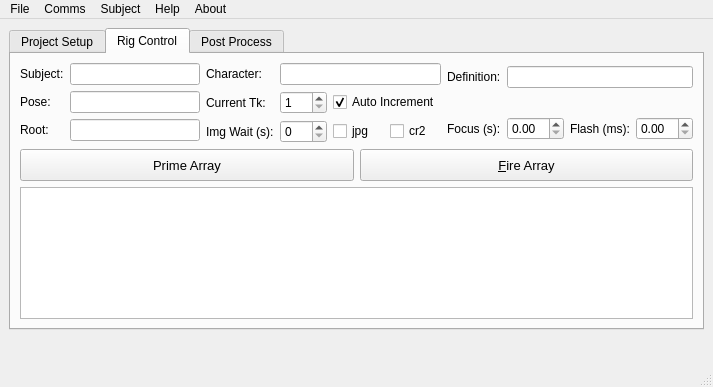
<?xml version="1.0" encoding="UTF-8"?>
<ui version="4.0">
 <class>MainWindow_bbTriggerBoxx</class>
 <widget class="QMainWindow" name="MainWindow_bbTriggerBoxx">
  <property name="geometry">
   <rect>
    <x>0</x>
    <y>0</y>
    <width>713</width>
    <height>387</height>
   </rect>
  </property>
  <property name="windowTitle">
   <string>ByteBoxx::TRIGGERBOXX control v1.01</string>
  </property>
  <widget class="QWidget" name="centralwidget">
   <layout class="QVBoxLayout" name="verticalLayout_4">
    <item>
     <widget class="QTabWidget" name="tabWidget_master">
      <property name="currentIndex">
       <number>1</number>
      </property>
      <widget class="QWidget" name="tab_project">
       <attribute name="title">
        <string>Project Setup</string>
       </attribute>
       <layout class="QVBoxLayout" name="verticalLayout">
        <item>
         <layout class="QHBoxLayout" name="horizontalLayout_3">
          <item>
           <widget class="QRadioButton" name="radioButton_mesh">
            <property name="text">
             <string>Mesh Session</string>
            </property>
           </widget>
          </item>
          <item>
           <widget class="QRadioButton" name="radioButton_texture">
            <property name="text">
             <string>Texture Session</string>
            </property>
           </widget>
          </item>
          <item>
           <spacer name="horizontalSpacer_2">
            <property name="orientation">
             <enum>Qt::Horizontal</enum>
            </property>
            <property name="sizeHint" stdset="0">
             <size>
              <width>298</width>
              <height>20</height>
             </size>
            </property>
           </spacer>
          </item>
         </layout>
        </item>
        <item>
         <widget class="QTreeView" name="treeView_diskMap">
          <property name="enabled">
           <bool>true</bool>
          </property>
         </widget>
        </item>
       </layout>
      </widget>
      <widget class="QWidget" name="tab_control">
       <attribute name="title">
        <string>Rig Control</string>
       </attribute>
       <layout class="QGridLayout" name="gridLayout_4">
        <item row="0" column="0">
         <layout class="QGridLayout" name="gridLayout">
          <item row="0" column="0">
           <widget class="QLabel" name="label">
            <property name="text">
             <string>Subject:</string>
            </property>
            <property name="buddy">
             <cstring>lineEdit_subject</cstring>
            </property>
           </widget>
          </item>
          <item row="0" column="1">
           <widget class="QLineEdit" name="lineEdit_subject">
            <property name="readOnly">
             <bool>true</bool>
            </property>
           </widget>
          </item>
          <item row="1" column="0">
           <widget class="QLabel" name="label_2">
            <property name="text">
             <string>Pose:</string>
            </property>
            <property name="buddy">
             <cstring>lineEdit_pose</cstring>
            </property>
           </widget>
          </item>
          <item row="1" column="1">
           <widget class="QLineEdit" name="lineEdit_pose"/>
          </item>
          <item row="2" column="0">
           <widget class="QLabel" name="label_6">
            <property name="text">
             <string>Root:</string>
            </property>
            <property name="buddy">
             <cstring>lineEdit_photoDownload</cstring>
            </property>
           </widget>
          </item>
          <item row="2" column="1">
           <widget class="QLineEdit" name="lineEdit_photoDownload">
            <property name="minimumSize">
             <size>
              <width>91</width>
              <height>0</height>
             </size>
            </property>
           </widget>
          </item>
         </layout>
        </item>
        <item row="0" column="1">
         <layout class="QGridLayout" name="gridLayout_2">
          <item row="0" column="0">
           <widget class="QLabel" name="label_3">
            <property name="text">
             <string>Character:</string>
            </property>
            <property name="buddy">
             <cstring>lineEdit_character</cstring>
            </property>
           </widget>
          </item>
          <item row="0" column="1" colspan="3">
           <widget class="QLineEdit" name="lineEdit_character">
            <property name="readOnly">
             <bool>true</bool>
            </property>
           </widget>
          </item>
          <item row="1" column="0">
           <widget class="QLabel" name="label_5">
            <property name="text">
             <string>Current Tk:</string>
            </property>
            <property name="buddy">
             <cstring>spinBox_take</cstring>
            </property>
           </widget>
          </item>
          <item row="1" column="1">
           <widget class="QSpinBox" name="spinBox_take">
            <property name="frame">
             <bool>true</bool>
            </property>
            <property name="minimum">
             <number>1</number>
            </property>
           </widget>
          </item>
          <item row="1" column="2" colspan="2">
           <widget class="QCheckBox" name="checkBox_inc">
            <property name="text">
             <string>Auto Increment</string>
            </property>
            <property name="checked">
             <bool>true</bool>
            </property>
           </widget>
          </item>
          <item row="2" column="0">
           <widget class="QLabel" name="label_10">
            <property name="text">
             <string>Img Wait (s):</string>
            </property>
            <property name="buddy">
             <cstring>spinBox_imgWait</cstring>
            </property>
           </widget>
          </item>
          <item row="2" column="1">
           <widget class="QSpinBox" name="spinBox_imgWait">
            <property name="maximum">
             <number>500</number>
            </property>
            <property name="value">
             <number>0</number>
            </property>
           </widget>
          </item>
          <item row="2" column="2">
           <widget class="QCheckBox" name="checkBox_jpg">
            <property name="text">
             <string>jpg</string>
            </property>
            <property name="checked">
             <bool>false</bool>
            </property>
           </widget>
          </item>
          <item row="2" column="3">
           <widget class="QCheckBox" name="checkBox_cr2">
            <property name="text">
             <string>cr2</string>
            </property>
           </widget>
          </item>
         </layout>
        </item>
        <item row="0" column="2">
         <layout class="QGridLayout" name="gridLayout_3">
          <item row="0" column="0">
           <widget class="QLabel" name="label_4">
            <property name="text">
             <string>Definition:</string>
            </property>
            <property name="buddy">
             <cstring>lineEdit_definition</cstring>
            </property>
           </widget>
          </item>
          <item row="0" column="1" colspan="3">
           <widget class="QLineEdit" name="lineEdit_definition">
            <property name="text">
             <string/>
            </property>
            <property name="readOnly">
             <bool>true</bool>
            </property>
           </widget>
          </item>
          <item row="1" column="0" colspan="4">
           <spacer name="horizontalSpacer_3">
            <property name="orientation">
             <enum>Qt::Horizontal</enum>
            </property>
            <property name="sizeHint" stdset="0">
             <size>
              <width>188</width>
              <height>20</height>
             </size>
            </property>
           </spacer>
          </item>
          <item row="2" column="0">
           <widget class="QLabel" name="label_7">
            <property name="text">
             <string>Focus (s):</string>
            </property>
            <property name="buddy">
             <cstring>doubleSpinBox_focus</cstring>
            </property>
           </widget>
          </item>
          <item row="2" column="1">
           <widget class="QDoubleSpinBox" name="doubleSpinBox_focus">
            <property name="frame">
             <bool>true</bool>
            </property>
            <property name="singleStep">
             <double>0.250000000000000</double>
            </property>
           </widget>
          </item>
          <item row="2" column="2">
           <widget class="QLabel" name="label_8">
            <property name="text">
             <string>Flash (ms):</string>
            </property>
            <property name="buddy">
             <cstring>doubleSpinBox_flash</cstring>
            </property>
           </widget>
          </item>
          <item row="2" column="3">
           <widget class="QDoubleSpinBox" name="doubleSpinBox_flash">
            <property name="frame">
             <bool>true</bool>
            </property>
            <property name="singleStep">
             <double>0.500000000000000</double>
            </property>
           </widget>
          </item>
         </layout>
        </item>
        <item row="1" column="0" colspan="3">
         <layout class="QHBoxLayout" name="horizontalLayout_2">
          <item>
           <widget class="QPushButton" name="pushButton_prime">
            <property name="minimumSize">
             <size>
              <width>0</width>
              <height>32</height>
             </size>
            </property>
            <property name="font">
             <font>
              <pointsize>10</pointsize>
             </font>
            </property>
            <property name="text">
             <string>Prime Array</string>
            </property>
           </widget>
          </item>
          <item>
           <widget class="QPushButton" name="pushButton_fire">
            <property name="minimumSize">
             <size>
              <width>0</width>
              <height>32</height>
             </size>
            </property>
            <property name="font">
             <font>
              <pointsize>10</pointsize>
              <weight>50</weight>
              <bold>false</bold>
              <underline>false</underline>
              <strikeout>false</strikeout>
             </font>
            </property>
            <property name="text">
             <string>&amp;Fire Array</string>
            </property>
           </widget>
          </item>
         </layout>
        </item>
        <item row="2" column="0" colspan="3">
         <widget class="QPlainTextEdit" name="plainTextEdit_logging">
          <property name="sizePolicy">
           <sizepolicy hsizetype="Preferred" vsizetype="Expanding">
            <horstretch>0</horstretch>
            <verstretch>0</verstretch>
           </sizepolicy>
          </property>
          <property name="readOnly">
           <bool>true</bool>
          </property>
         </widget>
        </item>
       </layout>
      </widget>
      <widget class="QWidget" name="tab_post">
       <attribute name="title">
        <string>Post Process</string>
       </attribute>
       <layout class="QVBoxLayout" name="verticalLayout_3">
        <item>
         <widget class="QLabel" name="label_9">
          <property name="text">
           <string>Placeholder</string>
          </property>
         </widget>
        </item>
       </layout>
      </widget>
     </widget>
    </item>
    <item>
     <layout class="QHBoxLayout" name="horizontalLayout">
      <item>
       <widget class="QLabel" name="label_logo">
        <property name="text">
         <string/>
        </property>
        <property name="pixmap">
         <pixmap resource="bbTriggerBoxx_QRC.qrc">:/icons/bbTriggerBoxx_logo.jpg</pixmap>
        </property>
       </widget>
      </item>
      <item>
       <spacer name="horizontalSpacer">
        <property name="orientation">
         <enum>Qt::Horizontal</enum>
        </property>
        <property name="sizeHint" stdset="0">
         <size>
          <width>208</width>
          <height>20</height>
         </size>
        </property>
       </spacer>
      </item>
     </layout>
    </item>
   </layout>
  </widget>
  <widget class="QMenuBar" name="menubar">
   <property name="geometry">
    <rect>
     <x>0</x>
     <y>0</y>
     <width>713</width>
     <height>22</height>
    </rect>
   </property>
   <widget class="QMenu" name="menuFile">
    <property name="title">
     <string>File</string>
    </property>
    <widget class="QMenu" name="menuNew_Session">
     <property name="title">
      <string>New Session</string>
     </property>
     <addaction name="actionMesh"/>
     <addaction name="actionTexture"/>
    </widget>
    <addaction name="menuNew_Session"/>
   </widget>
   <widget class="QMenu" name="menuAbout">
    <property name="title">
     <string>About</string>
    </property>
    <addaction name="actionTriggerBoxx"/>
   </widget>
   <widget class="QMenu" name="menuComms">
    <property name="title">
     <string>Comms</string>
    </property>
    <addaction name="actionOpen_COM1"/>
    <addaction name="actionOpen_COM3"/>
    <addaction name="actionOpen_COM4"/>
   </widget>
   <widget class="QMenu" name="menuSubject">
    <property name="title">
     <string>Subject</string>
    </property>
    <widget class="QMenu" name="menuActive_Subject">
     <property name="title">
      <string>Active Subject</string>
     </property>
     <addaction name="actionNew_Character"/>
     <addaction name="actionNew_Definition"/>
    </widget>
    <addaction name="actionNew_Subject"/>
    <addaction name="menuActive_Subject"/>
   </widget>
   <widget class="QMenu" name="menuHelp">
    <property name="title">
     <string>Help</string>
    </property>
   </widget>
   <addaction name="menuFile"/>
   <addaction name="menuComms"/>
   <addaction name="menuSubject"/>
   <addaction name="menuHelp"/>
   <addaction name="menuAbout"/>
  </widget>
  <widget class="QStatusBar" name="statusbar"/>
  <action name="actionMesh">
   <property name="text">
    <string>Mesh</string>
   </property>
  </action>
  <action name="actionTexture">
   <property name="text">
    <string>Texture</string>
   </property>
  </action>
  <action name="actionConfigure">
   <property name="text">
    <string>Configure</string>
   </property>
  </action>
  <action name="actionOpen_COM1">
   <property name="text">
    <string>Open COM1</string>
   </property>
  </action>
  <action name="actionCreate">
   <property name="text">
    <string>Create</string>
   </property>
  </action>
  <action name="actionLoad">
   <property name="text">
    <string>Load</string>
   </property>
  </action>
  <action name="actionTriggerBoxx">
   <property name="text">
    <string>TriggerBoxx</string>
   </property>
  </action>
  <action name="actionOpen_COM3">
   <property name="text">
    <string>Open COM3</string>
   </property>
  </action>
  <action name="actionOpen_COM4">
   <property name="text">
    <string>Open COM4</string>
   </property>
  </action>
  <action name="actionNew_Subject">
   <property name="text">
    <string>New Subject</string>
   </property>
  </action>
  <action name="actionNew_Character">
   <property name="text">
    <string>New Character</string>
   </property>
  </action>
  <action name="actionNew_Definition">
   <property name="text">
    <string>New Definition</string>
   </property>
  </action>
 </widget>
 <resources>
  <include location="bbTriggerBoxx_QRC.qrc"/>
 </resources>
 <connections/>
</ui>
